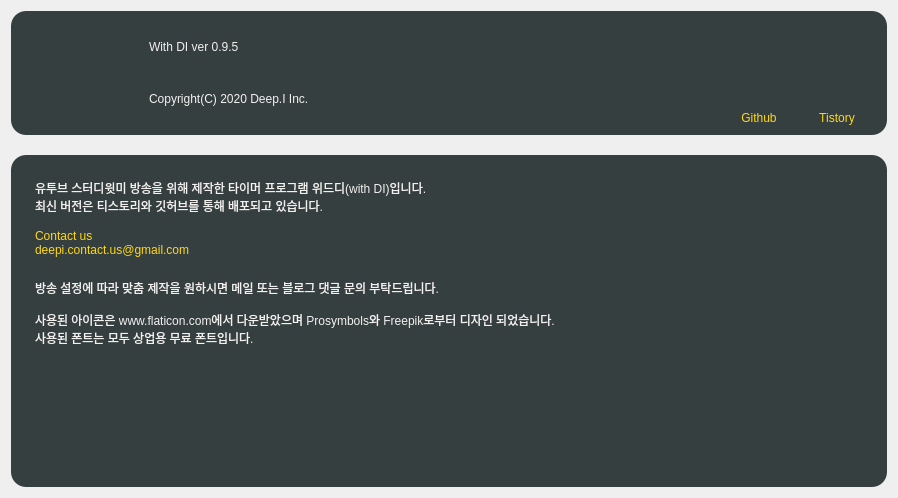
      <widget class="QWidget" name="tab_2">
       <attribute name="title">
        <string>WITH DI</string>
       </attribute>
       <layout class="QGridLayout" name="gridLayout_21">
        <property name="verticalSpacing">
         <number>20</number>
        </property>
        <item row="0" column="0">
         <widget class="QFrame" name="gridFrame">
          <property name="maximumSize">
           <size>
            <width>16777215</width>
            <height>150</height>
           </size>
          </property>
          <property name="styleSheet">
           <string notr="true">QFrame{
	border-radius: 15px;
	 background:#353F40;
}</string>
          </property>
          <layout class="QGridLayout" name="gridLayout_20">
           <property name="leftMargin">
            <number>20</number>
           </property>
           <property name="topMargin">
            <number>10</number>
           </property>
           <property name="rightMargin">
            <number>10</number>
           </property>
           <property name="bottomMargin">
            <number>10</number>
           </property>
           <property name="spacing">
            <number>5</number>
           </property>
           <item row="0" column="2">
            <layout class="QHBoxLayout" name="horizontalLayout_10">
             <property name="spacing">
              <number>20</number>
             </property>
             <item>
              <layout class="QVBoxLayout" name="verticalLayout_3">
               <property name="spacing">
                <number>10</number>
               </property>
               <property name="leftMargin">
                <number>0</number>
               </property>
               <property name="rightMargin">
                <number>0</number>
               </property>
               <item>
                <widget class="QLabel" name="gitlink">
                 <property name="maximumSize">
                  <size>
                   <width>80</width>
                   <height>80</height>
                  </size>
                 </property>
                 <property name="layoutDirection">
                  <enum>Qt::LeftToRight</enum>
                 </property>
                 <property name="text">
                  <string/>
                 </property>
                 <property name="pixmap">
                  <pixmap resource="icon/icon.qrc">:/icon/github.png</pixmap>
                 </property>
                 <property name="scaledContents">
                  <bool>true</bool>
                 </property>
                 <property name="alignment">
                  <set>Qt::AlignCenter</set>
                 </property>
                </widget>
               </item>
               <item>
                <widget class="QLabel" name="label_15">
                 <property name="maximumSize">
                  <size>
                   <width>80</width>
                   <height>16777215</height>
                  </size>
                 </property>
                 <property name="styleSheet">
                  <string notr="true">color: rgb(255, 216, 17);
font: 17px &quot;나눔스퀘어_ac Bold&quot;;</string>
                 </property>
                 <property name="text">
                  <string>Github</string>
                 </property>
                 <property name="alignment">
                  <set>Qt::AlignBottom|Qt::AlignHCenter</set>
                 </property>
                </widget>
               </item>
              </layout>
             </item>
             <item>
              <layout class="QVBoxLayout" name="verticalLayout_4">
               <property name="spacing">
                <number>10</number>
               </property>
               <item>
                <widget class="QLabel" name="lablink">
                 <property name="minimumSize">
                  <size>
                   <width>80</width>
                   <height>80</height>
                  </size>
                 </property>
                 <property name="maximumSize">
                  <size>
                   <width>80</width>
                   <height>80</height>
                  </size>
                 </property>
                 <property name="text">
                  <string/>
                 </property>
                 <property name="pixmap">
                  <pixmap resource="icon/icon.qrc">:/icon/tistory.png</pixmap>
                 </property>
                 <property name="scaledContents">
                  <bool>true</bool>
                 </property>
                </widget>
               </item>
               <item>
                <widget class="QLabel" name="label_16">
                 <property name="maximumSize">
                  <size>
                   <width>80</width>
                   <height>16777215</height>
                  </size>
                 </property>
                 <property name="styleSheet">
                  <string notr="true">color: rgb(255, 216, 17);
font: 17px &quot;나눔스퀘어_ac Bold&quot;;</string>
                 </property>
                 <property name="text">
                  <string>Tistory</string>
                 </property>
                 <property name="alignment">
                  <set>Qt::AlignBottom|Qt::AlignHCenter</set>
                 </property>
                </widget>
               </item>
              </layout>
             </item>
            </layout>
           </item>
           <item row="0" column="0">
            <widget class="QLabel" name="label">
             <property name="minimumSize">
              <size>
               <width>100</width>
               <height>100</height>
              </size>
             </property>
             <property name="maximumSize">
              <size>
               <width>100</width>
               <height>100</height>
              </size>
             </property>
             <property name="text">
              <string/>
             </property>
             <property name="pixmap">
              <pixmap resource="icon/icon.qrc">:/icon/logo.png</pixmap>
             </property>
             <property name="scaledContents">
              <bool>true</bool>
             </property>
            </widget>
           </item>
           <item row="0" column="1">
            <widget class="QFrame" name="frame">
             <property name="minimumSize">
              <size>
               <width>600</width>
               <height>0</height>
              </size>
             </property>
             <layout class="QVBoxLayout" name="verticalLayout">
              <property name="spacing">
               <number>0</number>
              </property>
              <property name="leftMargin">
               <number>0</number>
              </property>
              <property name="topMargin">
               <number>0</number>
              </property>
              <property name="rightMargin">
               <number>0</number>
              </property>
              <property name="bottomMargin">
               <number>0</number>
              </property>
              <item>
               <widget class="QLabel" name="title_ver">
                <property name="maximumSize">
                 <size>
                  <width>350</width>
                  <height>16777215</height>
                 </size>
                </property>
                <property name="styleSheet">
                 <string notr="true">padding: 10px;;
font: 30px &quot;나눔스퀘어_ac ExtraBold&quot;;
color :    #F2F1EF;</string>
                </property>
                <property name="text">
                 <string>With DI ver 0.9.5</string>
                </property>
               </widget>
              </item>
              <item>
               <widget class="QLabel" name="label_3">
                <property name="maximumSize">
                 <size>
                  <width>350</width>
                  <height>16777215</height>
                 </size>
                </property>
                <property name="styleSheet">
                 <string notr="true">padding: 10px;;
font: 20px &quot;나눔스퀘어_ac ExtraBold&quot;;
color :    #F2F1EF;</string>
                </property>
                <property name="text">
                 <string>Copyright(C) 2020 Deep.I Inc.</string>
                </property>
               </widget>
              </item>
             </layout>
            </widget>
           </item>
          </layout>
         </widget>
        </item>
        <item row="1" column="0">
         <widget class="QFrame" name="verticalFrame_2">
          <property name="styleSheet">
           <string notr="true">QFrame{
	border-radius: 15px;
	 background:#353F40;
}</string>
          </property>
          <layout class="QVBoxLayout" name="verticalLayout_2">
           <property name="spacing">
            <number>0</number>
           </property>
           <property name="leftMargin">
            <number>20</number>
           </property>
           <property name="topMargin">
            <number>20</number>
           </property>
           <property name="rightMargin">
            <number>20</number>
           </property>
           <property name="bottomMargin">
            <number>20</number>
           </property>
           <item>
            <widget class="QPlainTextEdit" name="plainTextEdit">
             <property name="sizePolicy">
              <sizepolicy hsizetype="Expanding" vsizetype="Fixed">
               <horstretch>0</horstretch>
               <verstretch>0</verstretch>
              </sizepolicy>
             </property>
             <property name="maximumSize">
              <size>
               <width>16777215</width>
               <height>50</height>
              </size>
             </property>
             <property name="styleSheet">
              <string notr="true">	color: #F2F1EF;
	font: 17px &quot;나눔스퀘어_ac Bold&quot;;</string>
             </property>
             <property name="horizontalScrollBarPolicy">
              <enum>Qt::ScrollBarAlwaysOff</enum>
             </property>
             <property name="readOnly">
              <bool>true</bool>
             </property>
             <property name="plainText">
              <string>유투브 스터디윗미 방송을 위해 제작한 타이머 프로그램 위드디(with DI)입니다.
최신 버전은 티스토리와 깃허브를 통해 배포되고 있습니다.</string>
             </property>
            </widget>
           </item>
           <item>
            <widget class="QPlainTextEdit" name="plainTextEdit_2">
             <property name="maximumSize">
              <size>
               <width>16777215</width>
               <height>50</height>
              </size>
             </property>
             <property name="styleSheet">
              <string notr="true">color: rgb(255, 216, 17);
font: 17px &quot;나눔스퀘어_ac Bold&quot;;</string>
             </property>
             <property name="verticalScrollBarPolicy">
              <enum>Qt::ScrollBarAlwaysOff</enum>
             </property>
             <property name="horizontalScrollBarPolicy">
              <enum>Qt::ScrollBarAlwaysOff</enum>
             </property>
             <property name="readOnly">
              <bool>true</bool>
             </property>
             <property name="plainText">
              <string>Contact us
deepi.contact.us@gmail.com</string>
             </property>
            </widget>
           </item>
           <item>
            <widget class="QPlainTextEdit" name="plainTextEdit_3">
             <property name="styleSheet">
              <string notr="true">	color: #F2F1EF;
	font: 17px &quot;나눔스퀘어_ac Bold&quot;;</string>
             </property>
             <property name="plainText">
              <string>방송 설정에 따라 맞춤 제작을 원하시면 메일 또는 블로그 댓글 문의 부탁드립니다.

사용된 아이콘은 www.flaticon.com에서 다운받았으며 Prosymbols와 Freepik로부터 디자인 되었습니다.
사용된 폰트는 모두 상업용 무료 폰트입니다.</string>
             </property>
            </widget>
           </item>
          </layout>
         </widget>
        </item>
       </layout>
      </widget>
